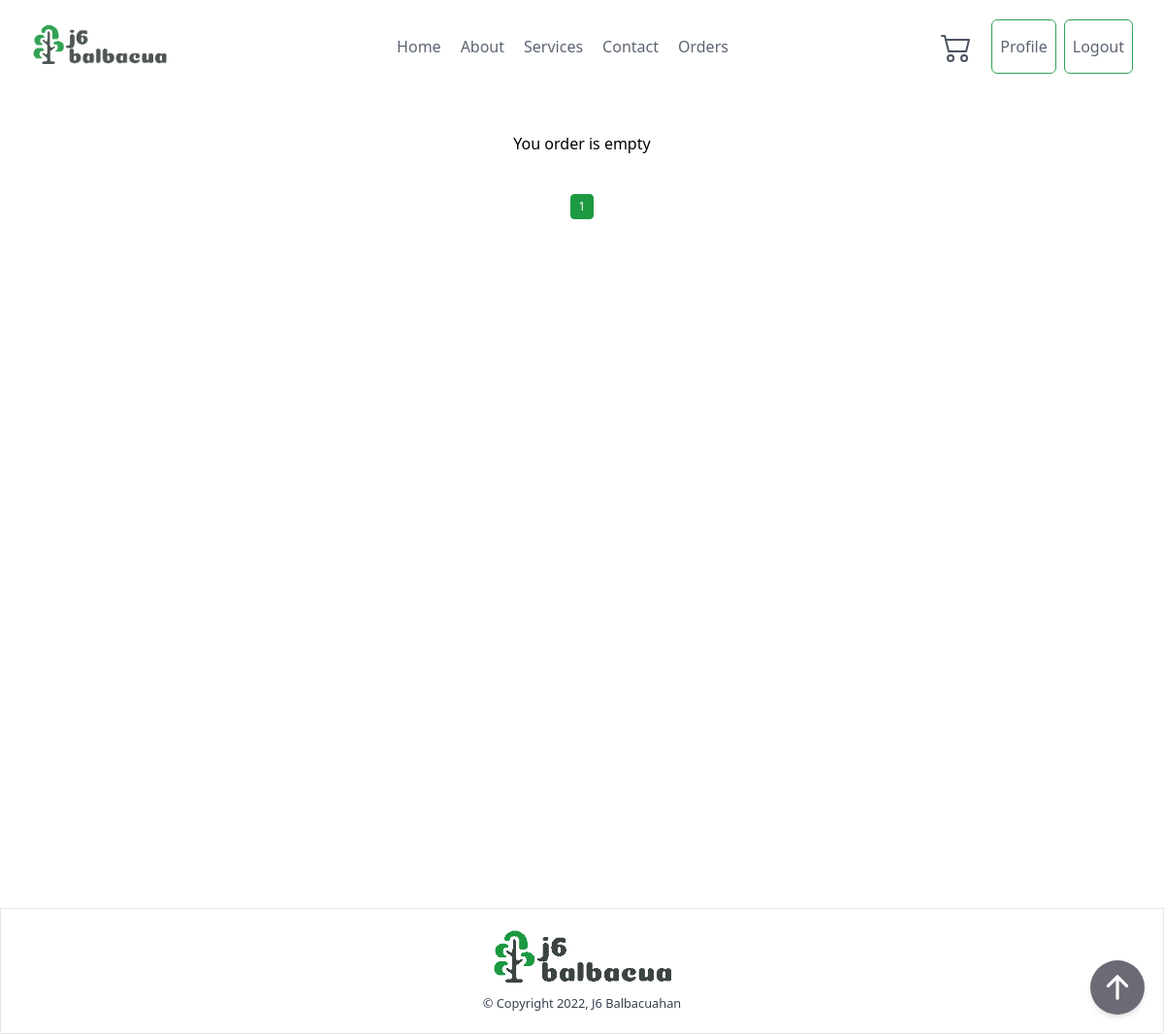
/order/list/ (signed in), run on an earlier commit of the app's database.
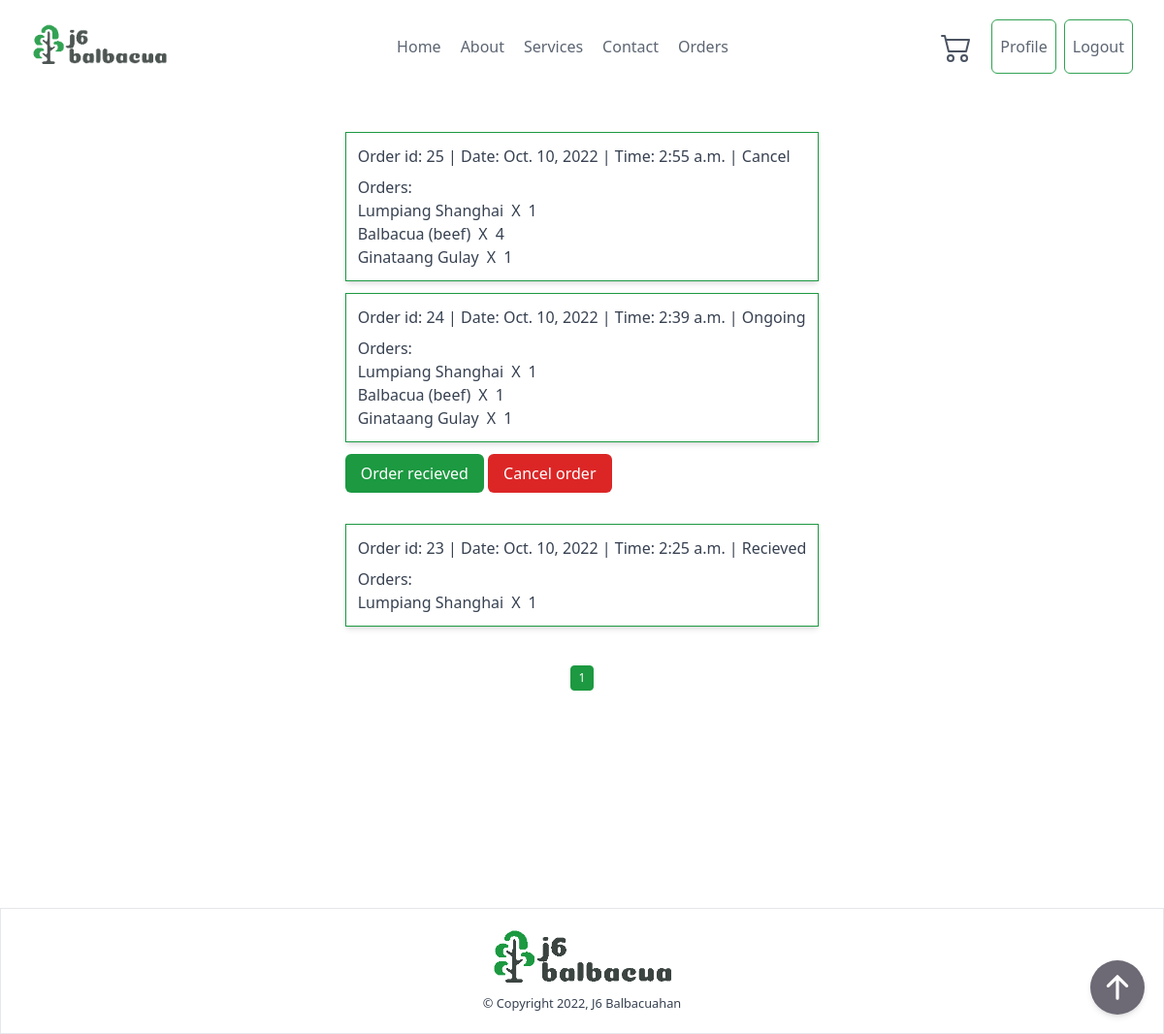
And on a later commit of the database.
### ordering/models.py (models this page shows, shortened)
class Order(models.Model):
    payment = [
        ('Gcash', 'Gcash'),
        ('COD', 'COD')
    ]
    order_status = [
        ('Cancel', 'Cancel'),
        ('Ongoing', 'Ongoing'),
        ('Recieved', 'Recieved')
    ]
    user = models.ForeignKey(User, related_name="user_order", on_delete=models.CASCADE)
    shipping_fee = models.PositiveIntegerField()
    total = models.PositiveIntegerField()
    payment_method = models.CharField(max_length=10, choices=payment)
    paid_status = models.CharField(max_length=10)
    order_status = models.CharField(max_length=20, choices=order_status, default="Ongoing")
    created_at = models.DateTimeField(auto_now_add=True)
    update_at = models.DateTimeField(auto_now=True)
    class Meta:
        ordering = ['created_at']

class OrderItems(models.Model):
    order = models.ForeignKey(Order, related_name="order", on_delete=models.CASCADE)
    food = models.ForeignKey(Food, related_name="food", on_delete=models.CASCADE)
    quantity = models.PositiveIntegerField()
    class Meta:
        verbose_name_plural = "categories"
    def __str__(self):
        return f"{self.food}"

class Food(models.Model):
    STATUS = [
        ('Best Seller', 'Best Seller'),
        ('Favorites', 'Favorites'),
        ('Special', 'Special'),
        ('Out Of Stock', 'Out Of Stock')
    ]
    name = models.CharField(max_length=255)
    price = models.PositiveIntegerField()
    status = models.CharField(
        max_length=50, choices=STATUS, default='Favorites')
    food_image = models.ImageField(
        upload_to='food_img/', null=True, blank=True)
    description = models.TextField(blank=True, null=True)
    created = models.DateTimeField(auto_now_add=True)
    updated = models.DateTimeField(auto_now=True)
    def __str__(self):
        return self.name

### ordering/views.py (the view)
# urls.py: path('order/list/', views.OrderListView.as_view(), name="order-list"),
class OrderListView(LoginRequiredMixin, ListView):
    template_name = "order_list.html"
    context_object_name = 'orders'
    paginate_by = 10
    def get_context_data(self,*args, **kwargs):
        context = super(OrderListView, self).get_context_data(*args,**kwargs)
        order_list = OrderItems.objects.all()
        if 'cart' in self.request.session:
            cart = self.request.session['cart']
        else:
            cart = []
        context['order_list'] = order_list
        context['cart'] = len(cart)
        return context
    def get_queryset(self):
       user = User.objects.get(pk=self.request.user.pk)
       return Order.objects.filter(user=user).order_by('-created_at')

### templates/order_list.html (shortened to what this page needs)
{% extends 'base.html' %}
{% block content %}
{% include 'components/header.html' %}
    <div class="container flex flex-col items-center min-h-screen py-10 mx-auto mb-10">
        <div id="order" class="flex flex-col gap-3">
        {% for order in orders %}
          <div class="p-3 text-gray-700 border shadow-md border-j6primary">
            <a href="{% url 'order-detail' order.pk %}" hx-boost="true">
                <div class="mb-2">Order id: {{order.id}} | Date: {{order.created_at.date}} | Time: {{order.created_at.time}} | {{ order.order_status}}</div>
            </a>
            <p>Orders:</p>
            {% for items in order_list %}
              {% if items.order.id == order.id %}
              <div class="flex gap-2">
                <p>{{items}}</p>
                <p>X</p>
                <p>{{items.quantity}}</p>
              </div>
              {% endif %}
            {% endfor %}
          </div>
            {% if  order.order_status == 'Ongoing' %}
            <div class="mb-5">
                <button
                hx-confirm="Are you sure you recieved the order? This will notify the seller that you recieved the order"
                hx-get="{% url 'recieved-order' order.pk %}"
                hx-target="#order"
                hx-swap="outerHTML"
                class="px-4 py-2 text-white transition-colors duration-200 transform rounded-md bg-j6primary hover:bg-green-500 focus:outline-none focus:bg-green-500"
                >
                Order recieved
                </button>
                <button
                hx-confirm="Are you sure you want to cancel this order? This will notify the seller that you cancel the order"
                hx-get="{% url 'cancel-order' order.pk %}"
                hx-target="#order"
                hx-swap="outerHTML"
                class="px-4 py-2 text-white transition-colors duration-200 transform bg-red-600 rounded-md hover:bg-red-400 focus:outline-none focus:bg-red-500"
                >
                Cancel order
                </button>
            </div>
            {% endif %}
        {% empty %}
            <div>You order is empty</div>
        {% endfor %}
        </div>
        <div class="flex items-start justify-center gap-2 mt-10 text-xs">
            {% for num in page_obj.paginator.page_range %}
            {% if page_obj.number == num %}
            <a
              class="px-2 py-1 text-center text-white border rounded bg-j6primary border-j6primary hover:bg-j6primary hover:text-white"
              href="?page={{ num }}"
            >
              {{num}}
            </a>
            {% endif %}
            {% endfor %}
          </div>
    </div>
{% include 'components/footer.html' %}
{% endblock content %}

What changed in the data, as far as the page shows it:
added Order: id "25", created_at "Oct. 10, 2022", created_at.time "2:55 a.m.", order_status "Cancel"
added OrderItems: food.name "Lumpiang Shanghai", quantity "1", shown under "25"
added OrderItems: food.name "Balbacua (beef)", quantity "4", shown under "25"
added OrderItems: food.name "Ginataang Gulay", quantity "1", shown under "25"
added Order: id "24", created_at "Oct. 10, 2022", created_at.time "2:39 a.m.", order_status "Ongoing", shows "Order recieved"
added OrderItems: food.name "Lumpiang Shanghai", quantity "1", shown under "24"
added OrderItems: food.name "Balbacua (beef)", quantity "1", shown under "24"
added OrderItems: food.name "Ginataang Gulay", quantity "1", shown under "24"
added Order: id "23", created_at "Oct. 10, 2022", created_at.time "2:25 a.m.", order_status "Recieved"
added OrderItems: food.name "Lumpiang Shanghai", quantity "1", shown under "23"
Also different on the page:
text no longer shown: "You order is empty"
